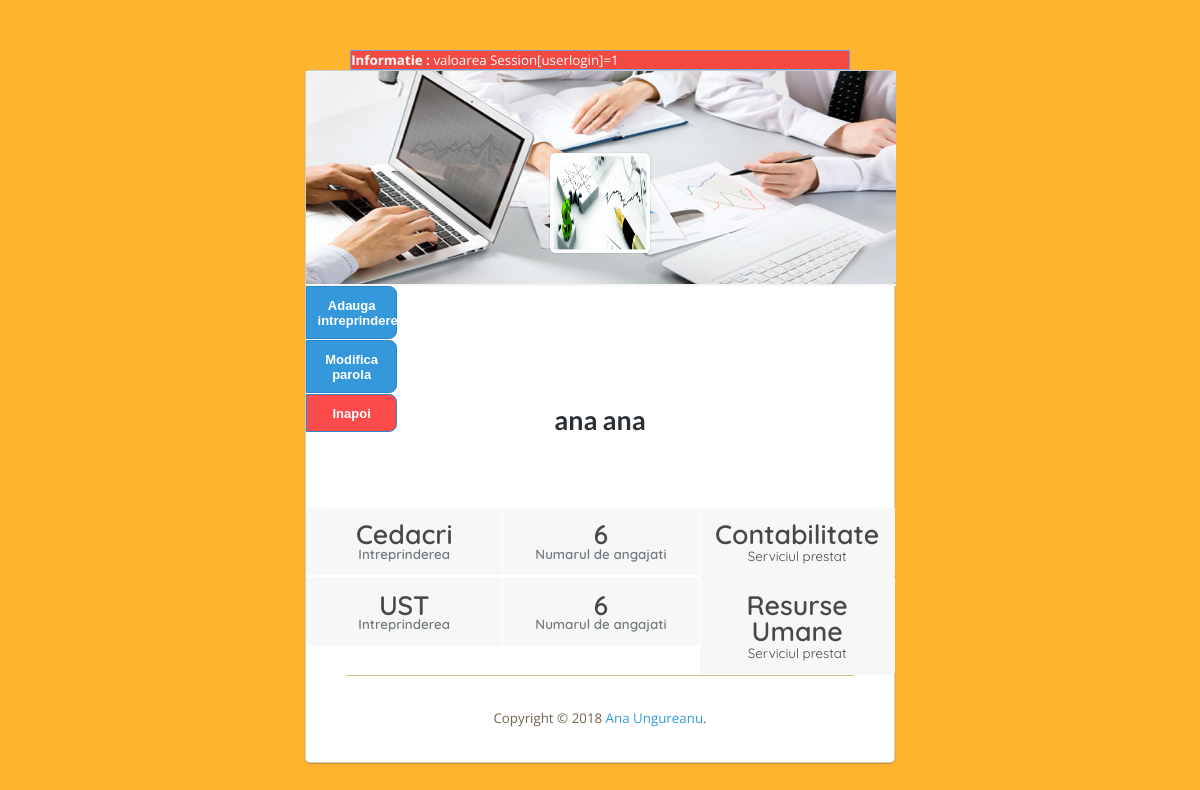
Screenshot of /profile (signed in) with the database file from the repository.
### tables this page shows
CREATE TABLE `clienti` (
  `id` int(11) NOT NULL,
  `intreprindere` varchar(50) DEFAULT NULL,
  `director` varchar(50) DEFAULT NULL,
  `servicii` varchar(15) DEFAULT NULL,
  `nr_personal` int(11) DEFAULT '1',
  `perioada` int(11) DEFAULT NULL,
  `image` varchar(255) DEFAULT NULL,
  `id_director` int(11) DEFAULT NULL
);

### index.php (the view, shortened to what this page needs)
<?php
$CONNECT=mysqli_connect(HOST,USER,PASS,DB);
if($_SERVER['REQUEST_URI']=='/'){
$Page='index';
$Module='index';
}else{
$URL_Path=parse_url($_SERVER['REQUEST_URI'],PHP_URL_PATH);
$URL_Parts=explode('/', trim($URL_Path,'/'));
$Page=array_shift($URL_Parts);
}
if($Page=='index') include('pages/index.php');
elseif($Page=='adaogaanunt') include('pages/adaogaanunt.php');
elseif($Page=='addanunturi') include('forms/addanunturi.php');
elseif($Page=='register') include('pages/register.php');
elseif($Page=='accountsmanager')include('forms/accountsmanager.php');
elseif($Page=='directori')include('pages/directori.php');
elseif($Page=='profile')include('pages/profile.php');
elseif($Page=='login')include('pages/login.php');
elseif($Page=='updateusr')include('pages/updateusr.php');
function MessageShow(){
if($_SESSION['message']) $Message=$_SESSION['message'];
echo $Message;
}
function Head($p1){
	echo '<html xmlns="http://www.w3.org/1999/xhtml">
			<head>
			<meta http-equiv="Content-Type" content="text/html; charset=utf-8" />
			<title>'.$p1.'</title>
			<meta name="keywords" content="" />
			<meta name="description" content="" />
			<link href="http://fonts.googleapis.com/css?family=Satisfy|Fjalla+One|Open+Sans:400,600,700" rel="stylesheet" type="text/css">
			<link href="default.css" rel="stylesheet" type="text/css" media="all" />
			</head>';
}
function Footer($p1='Ana Ungureanu'){
echo '<div id="footer">
				<p>Copyright &copy 2018 <a href="https://www.facebook.com/ana.ungureanu.54">'.$p1.'</a>.</p>
			</div>';
}
function IntreprindereDetalii($numeleIntr,$num_ang,$serviciul){
echo ' <div>
        <ul class="data-user">
         <li><a><strong>'.$numeleIntr.'</strong><span>Intreprinderea</span></a></li>
         <li><a><strong>'.$num_ang.'</strong><span>Numarul de angajati</span></a></li>
         <li><a><strong>'.$serviciul.'</strong><span></span>Serviciul prestat</a></li>
        </ul>
      </div>';
}
?>

### pages/profile.php (shortened to what this page needs)
<?php
Head('Denumirea paginii');
?>
<link href="style.css" rel="stylesheet" type="text/css"/>
<body>
<div id="wrapper">
          <div class="content-profile-page">
                        <div class="profile-user-page card">
                           <div class="img-user-profile">
                             <img class="avatar" src="images/img5.jpg"/>
                                </div>
                                <button onclick="window.location.href='/register'">Adauga intreprindere</button>
                                 <br><br><br>
                                 <button onclick="window.location.href='/updateusr'">Modifica parola</button><br><br><br>
                                 <button style="background:#fc4b4b;" onclick="window.location.href='/index'">Inapoi</button>
                               <div class="user-profile-data">
                                 <h1><?php  echo   $_SESSION['USER_NAME'].' '. $_SESSION['USER_SURNAME']; ?></h1><br><br><br><br>
                               </div>
                               <?php
                               $companies=mysqli_query($CONNECT,"SELECT `intreprindere`,`servicii`,`nr_personal` FROM `clienti` WHERE `id_director`='$_SESSION[USER_ID]'");
                               while ($row=mysqli_fetch_array($companies)) {
                                 IntreprindereDetalii($row['intreprindere'],$row['nr_personal'],$row['servicii']);
                               }
                      Footer(); ?>
       <div class="clearfix">&nbsp;</div>
</div>
</body>
</html>

### default.css (style rules this page uses)
html, body { height: 100%; }
body { margin-top: 50px; margin-bottom: 20px; padding: 0px; background: #FFB42F url(images/img02.png) repeat-x left top; font-family: 'Open Sans', sans-serif; font-size: 10pt; color: #6F644C; }
h1, h2, h3 { margin: 0; padding: 0; }
p, ol, ul { margin-top: 0px; }
p { line-height: 180%; }
a { color: #860659; }
#wrapper { position: relative; margin-bottom: 50px; }
.clearfix { clear: both; }
#footer { margin: 0px 40px; border-top: 1px solid #DDBE88; }
#footer p { padding: 30px 0px 0px 0px; text-align: center; }
.MessageBlock { border:1px solid #6c9ae2; background:#f44842; color:#ffffff; margin-left: 45px; margin-right: 45px; }

### style.css (style rules this page uses)
a { text-decoration: none; color: #3498db; }
.content-profile-page { margin: 1em auto; width: 44.23em; }
.card { background: #fff; border-radius: 0.3rem; box-shadow: 0 1px 1px rgba(0, 0, 0, 0.2); border: .1em solid rgba(0, 0, 0, 0.2); margin-bottom: 1em; }
.profile-user-page .img-user-profile { margin: 0 auto; text-align: center; }
.profile-user-page .img-user-profile .avatar { margin: 0 auto; background: #fff; width: 7em; height: 7em; padding: 0.25em; border-radius: .4em; margin-top: -10em; box-shadow: 0 0 .1em rgba(0, 0, 0, 0.35); }
.profile-user-page button { position: absolute; font-size: 13px; font-weight: bold; cursor: pointer; width: 7em; background: #3498db; border: 1px solid #2487c9; color: #fff; outline: none; border-radius: 0 .6em .6em 0; padding: .80em; }
.profile-user-page .user-profile-data, .profile-user-page .description-profile { text-align: center; padding: 0 1.5em; }
.profile-user-page .user-profile-data h1 { font-family: "Lato", sans-serif; margin-top: 0.35em; color: #292f33; margin-bottom: 0; }
.profile-user-page .data-user { font-family: "Quicksand", sans-serif; margin-bottom: 0; cursor: pointer; padding: 0; list-style: none; display: table; width: 100.15%; }
.profile-user-page .data-user li { margin: 0; padding: 0; width: 33.33334%; display: table-cell; text-align: center; border-left: 0.1em solid transparent; }
.profile-user-page .data-user li:first-child { border-left: 0; }
.profile-user-page .data-user li:first-child a { border-bottom-left-radius: 0.3rem; }
.profile-user-page .data-user li:last-child a { border-bottom-right-radius: 0.3rem; }
.profile-user-page .data-user li a, .profile-user-page .data-user li strong { display: block; }
.profile-user-page .data-user li a { background-color: #f7f7f7; border-top: 1px solid rgba(242,242,242,0.5); border-bottom: .2em solid #f7f7f7; box-shadow: inset 0 1px 0 rgba(255,255,255,0.4),0 1px 1px rgba(255,255,255,0.4); padding: .93em 0; color: #46494c; }
.profile-user-page .data-user li a strong, .profile-user-page .data-user li a span { font-weight: 600; line-height: 1; }
.profile-user-page .data-user li a strong { font-size: 2em; }
.profile-user-page .data-user li a span { color: #717a7e; }

### rows the page displays
clienti: intreprindere "Cedacri", nr_personal "6", servicii "Contabilitate"
clienti: intreprindere "UST", nr_personal "6", servicii "Resurse Umane"

### other values shown
$Message "Informatie : valoarea Session[userlogin]=1"
$_SESSION['USER_NAME'] "ana"
$_SESSION['USER_SURNAME'] "ana"
$p1 "Ana Ungureanu"
